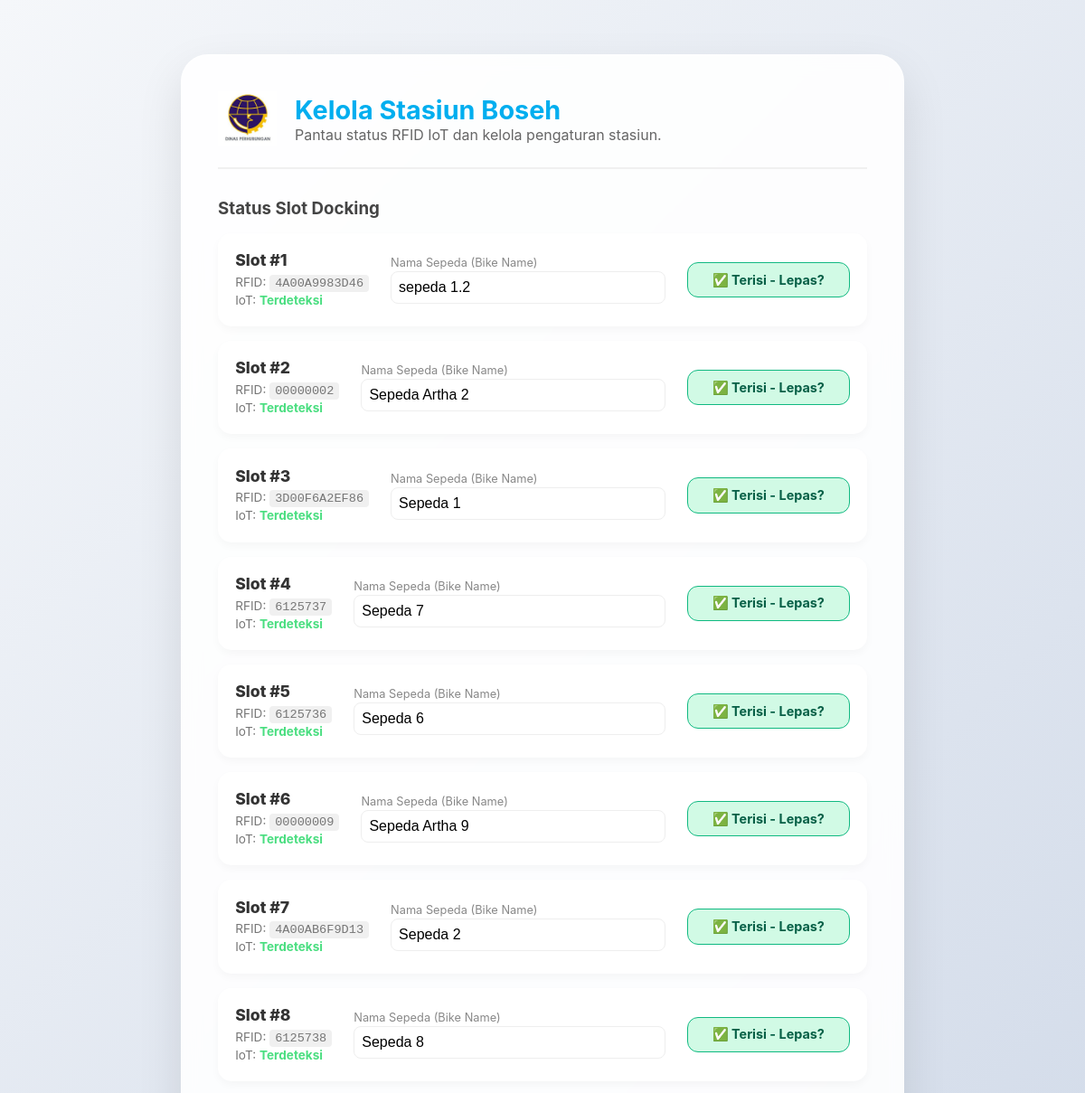
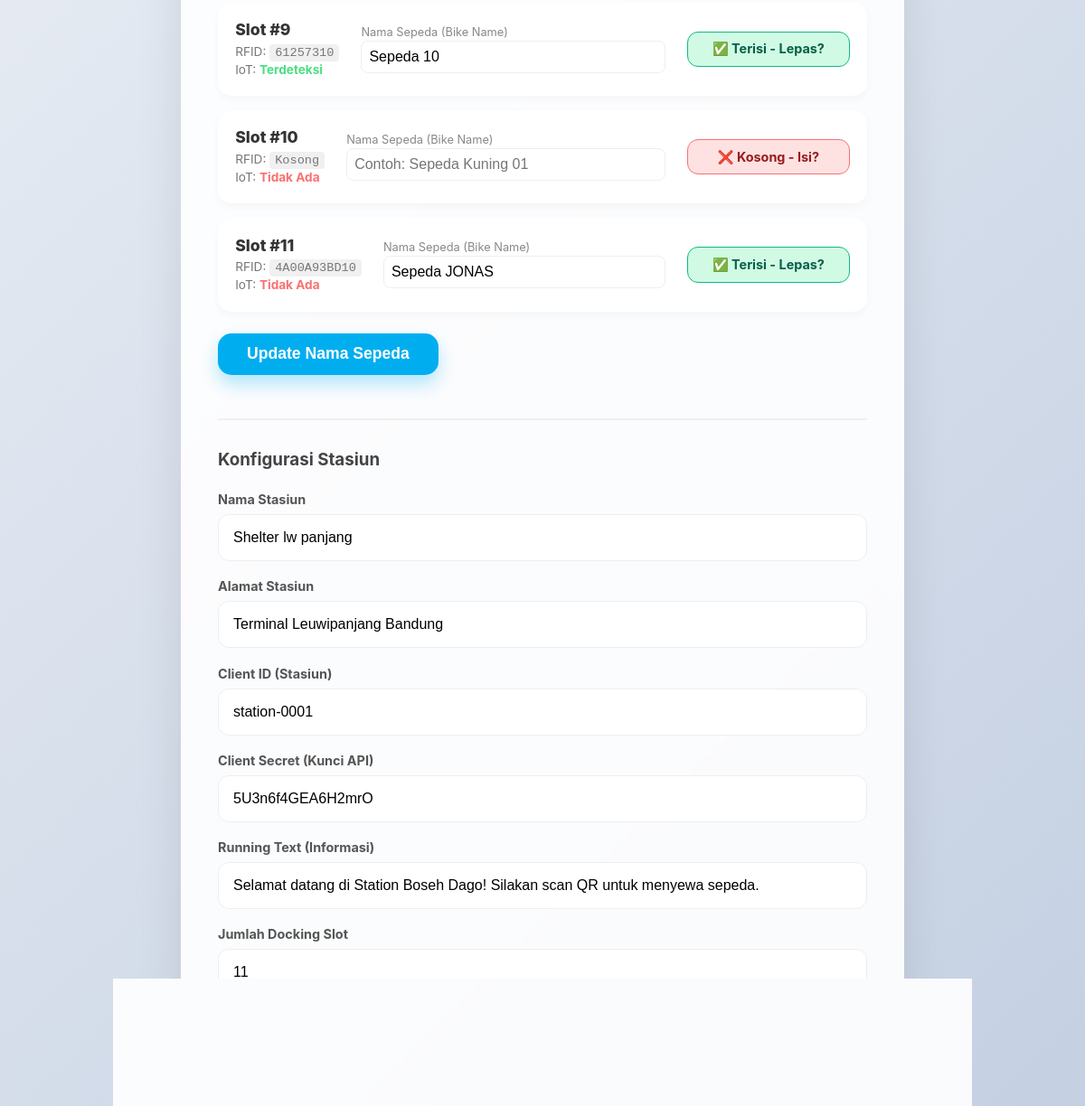
The page /admin on the database its author committed (2 pictures, top to bottom).
### tables this page shows
CREATE TABLE slots (
                id INTEGER PRIMARY KEY AUTOINCREMENT,
                slot_number INTEGER UNIQUE,
                has_bike BOOLEAN NOT NULL DEFAULT 1,
                rfid_tag TEXT,
                is_detected BOOLEAN DEFAULT 0,
                last_update TIMESTAMP DEFAULT CURRENT_TIMESTAMP
            , bike_status TEXT, maintenance BOOLEAN DEFAULT 0, ip_address TEXT, is_connected BOOLEAN DEFAULT 0, solenoid_status BOOLEAN DEFAULT 0, bike_name TEXT);

CREATE TABLE settings (
                key TEXT PRIMARY KEY,
                value TEXT
            );

CREATE TABLE api_credentials (
                id INTEGER PRIMARY KEY AUTOINCREMENT,
                base_url TEXT NOT NULL,
                client_id TEXT NOT NULL,
                client_secret TEXT NOT NULL
            , token TEXT);

### app.py (the view)
@app.route('/admin')
def admin():
    db = get_db()
    slots = db.execute('SELECT * FROM slots ORDER BY slot_number').fetchall()
    settings = db.execute('SELECT * FROM settings').fetchall()
    settings_dict = {s['key']: s['value'] for s in settings}
    api_creds_row = db.execute('SELECT * FROM api_credentials LIMIT 1').fetchone()
    api_creds = dict(api_creds_row) if api_creds_row else {'client_id': '', 'client_secret': ''}
    return render_template('admin.html', slots=slots, settings=settings_dict, api_creds=api_creds)

### app.py (called while the page is built)
def get_db():
    conn = sqlite3.connect(DATABASE, timeout=20)
    conn.row_factory = sqlite3.Row
    return conn

### templates/admin.html (shortened to what this page needs)
<!DOCTYPE html>
<html lang="id">
<head>
    <link rel="stylesheet" href="{{ url_for('static', filename='css/style.css') }}">
</head>
<body>
    <div class="admin-page">
        <div class="admin-header" style="display: flex; gap: 20px; align-items: center;">
            <img src="{{ url_for('static', filename='img/dishub_logo.png') }}" alt="DISHUB Logo" style="height: 60px; cursor: pointer;" onclick="toggleNavModal()">
            <div style="flex: 1;">
                <h1 style="color: var(--primary-blue); margin: 0; font-size: 1.8rem;">Kelola Stasiun Boseh</h1>
                <p style="color: #666; margin: 0;">Pantau status RFID IoT dan kelola pengaturan stasiun.</p>
            </div>
        </div>
        <h3 style="margin-bottom: 1rem; color: #444;">Status Slot Docking</h3>
        <form action="{{ url_for('update_bike_names') }}" method="POST">
            <ul class="slot-list">
                {% for slot in slots %}
                <li class="slot-item">
                    <div style="display: flex; flex-direction: column; gap: 0.3rem;">
                        <span style="font-size: 1.1rem; font-weight: 800;">Slot #{{ slot.slot_number }}</span>
                        <div style="font-size: 0.85rem; color: #777; line-height: 1.4;">
                            RFID: <code style="background: #f0f0f0; padding: 2px 6px; border-radius: 4px; font-family: monospace;">{{ slot.rfid_tag if slot.rfid_tag else 'Kosong' }}</code><br>
                            IoT: <span class="{{ 'iot-online' if slot.is_detected else 'iot-offline' }}" style="font-weight: 700;">
                                {{ 'Terdeteksi' if slot.is_detected else 'Tidak Ada' }}
                            </span>
                        </div>
                    </div>
                    <div style="flex: 1; margin: 0 1.5rem;">
                        <label style="display: block; font-size: 0.8rem; color: #888; margin-bottom: 2px;">Nama Sepeda (Bike Name)</label>
                        <input type="text" name="bike_name_{{ slot.id }}" value="{{ slot.bike_name if slot.bike_name else '' }}"
                               placeholder="Contoh: Sepeda Kuning 01" style="padding: 0.5rem; border-radius: 8px;">
                    </div>
                    <a href="{{ url_for('toggle_slot', slot_id=slot.id) }}"
                       class="status-badge {{ 'status-added' if slot.has_bike else 'status-removed' }}">
                        {{ '✅ Terisi - Lepas?' if slot.has_bike else '❌ Kosong - Isi?' }}
                    </a>
                </li>
                {% endfor %}
            </ul>
            <button type="submit" class="save-btn" style="width: auto; padding: 0.8rem 2rem; margin-top: 1.5rem;">Update Nama Sepeda</button>
        </form>
        <div style="margin-top: 3rem; padding-top: 2rem; border-top: 2px solid #f0f0f0;">
            <h3 style="color: #444; margin-bottom: 1.5rem;">Konfigurasi Stasiun</h3>
            <form action="{{ url_for('update_settings') }}" method="POST" style="display: flex; flex-direction: column; gap: 1.2rem;">
                <div>
                    <label style="display: block; font-weight: 700; margin-bottom: 0.5rem; color: #555; font-size: 0.9rem;">Nama Stasiun</label>
                    <input type="text" name="station_name" value="{{ settings.station_name }}" placeholder="Contoh: Station Dago">
                </div>
                <div>
                    <label style="display: block; font-weight: 700; margin-bottom: 0.5rem; color: #555; font-size: 0.9rem;">Alamat Stasiun</label>
                    <input type="text" name="station_address" value="{{ settings.station_address }}" placeholder="Alamat lengkap stasiun">
                </div>
                <div>
                    <label style="display: block; font-weight: 700; margin-bottom: 0.5rem; color: #555; font-size: 0.9rem;">Client ID (Stasiun)</label>
                    <input type="text" name="client_id" value="{{ api_creds.client_id }}" placeholder="Contoh: station-0001">
                </div>
                <div>
                    <label style="display: block; font-weight: 700; margin-bottom: 0.5rem; color: #555; font-size: 0.9rem;">Client Secret (Kunci API)</label>
                    <input type="text" name="client_secret" value="{{ api_creds.client_secret }}" placeholder="Masukkan kunci rahasia API">
                </div>
                <div>
                    <label style="display: block; font-weight: 700; margin-bottom: 0.5rem; color: #555; font-size: 0.9rem;">Running Text (Informasi)</label>
                    <input type="text" name="running_text" value="{{ settings.running_text }}" placeholder="Pesan berlari di dashboard">
                </div>
                <div>
                    <label style="display: block; font-weight: 700; margin-bottom: 0.5rem; color: #555; font-size: 0.9rem;">Jumlah Docking Slot</label>
                    <input type="number" name="total_slots" value="{{ settings.total_slots }}" min="1" max="24">
                </div>
                <button type="submit" class="save-btn">Simpan Semua Perubahan</button>
            </form>
        </div>
    </div>
</body>
</html>

### static/css/style.css (style rules this page uses)
:root { --primary-blue: #00AEEF; --dark-blue: #0056b3; --light-blue: #E1F5FE; --glass-bg: rgba(255, 255, 255, 0.8); --accent-yellow: #FFD700; --gray-bg: #f5f7fa; --text-dark: #333; --shadow: 0 8px 32px 0 rgba(31, 38, 135, 0.15); }
.iot-online { color: #4ade80; }
.iot-offline { color: #f87171; }
* { margin: 0; padding: 0; box-sizing: border-box; }
body { font-family: 'Inter', sans-serif; background-color: #fff; background-image: linear-gradient(rgba(0, 174, 239, 0.05) 1px, transparent 1px), linear-gradient(90deg, rgba(0, 174, 239, 0.05) 1px, transparent 1px); background-size: 40px 40px; height: 100vh; display: flex; justify-content: center; align-items: center; color: var(--text-dark); }

### templates/admin.html (style rules this page uses)
:root { --primary-blue: #00aeef; --bg-glass: rgba(255, 255, 255, 0.9); }
html, body { height: auto !important; overflow-y: auto !important; }
body { background: linear-gradient(135deg, #f5f7fa 0%, #c3cfe2 100%) !important; min-height: 100vh !important; height: auto !important; display: block !important; padding: 20px; }
.admin-page { max-width: 800px; width: 100%; margin: 40px auto; background: var(--bg-glass); backdrop-filter: blur(10px); padding: 2.5rem; border-radius: 30px; box-shadow: 0 20px 50px rgba(0,0,0,0.1); border: 1px solid rgba(255,255,255,0.5); }
.admin-header { margin-bottom: 2rem; border-bottom: 2px solid #f0f0f0; padding-bottom: 1.5rem; }
.slot-list { list-style: none; padding: 0; display: grid; gap: 1rem; }
.slot-item { display: flex; justify-content: space-between; align-items: center; padding: 1.2rem; background: white; border-radius: 15px; box-shadow: 0 4px 10px rgba(0,0,0,0.03); transition: transform 0.2s; }
.status-badge { padding: 0.6rem 1.2rem; border-radius: 12px; font-weight: 700; text-decoration: none; font-size: 0.9rem; text-align: center; min-width: 180px; }
.status-added { background: #d1fae5; color: #065f46; border: 1px solid #10b981; }
.status-removed { background: #fee2e2; color: #991b1b; border: 1px solid #f87171; }
input, select { width: 100%; padding: 1rem; border-radius: 12px; border: 1.5px solid #eee; font-size: 1rem; transition: border-color 0.2s; outline: none; background: white; }
.save-btn { background: var(--primary-blue); color: white; border: none; padding: 1.2rem; border-radius: 15px; font-weight: 800; font-size: 1.1rem; cursor: pointer; transition: all 0.3s; margin-top: 1rem; box-shadow: 0 10px 20px rgba(0, 174, 239, 0.3); }

### rows shown on the page
slots: slot_number "1", rfid_tag "4A00A9983D46", is_detected "Terdeteksi", bike_name "sepeda 1.2", has_bike "✅ Terisi - Lepas?"
slots: slot_number "2", rfid_tag "00000002", is_detected "Terdeteksi", bike_name "Sepeda Artha 2", has_bike "✅ Terisi - Lepas?"
slots: slot_number "3", rfid_tag "3D00F6A2EF86", is_detected "Terdeteksi", bike_name "Sepeda 1", has_bike "✅ Terisi - Lepas?"
slots: slot_number "4", rfid_tag "6125737", is_detected "Terdeteksi", bike_name "Sepeda 7", has_bike "✅ Terisi - Lepas?"
slots: slot_number "5", rfid_tag "6125736", is_detected "Terdeteksi", bike_name "Sepeda 6", has_bike "✅ Terisi - Lepas?"
slots: slot_number "6", rfid_tag "00000009", is_detected "Terdeteksi", bike_name "Sepeda Artha 9", has_bike "✅ Terisi - Lepas?"
slots: slot_number "7", rfid_tag "4A00AB6F9D13", is_detected "Terdeteksi", bike_name "Sepeda 2", has_bike "✅ Terisi - Lepas?"
slots: slot_number "8", rfid_tag "6125738", is_detected "Terdeteksi", bike_name "Sepeda 8", has_bike "✅ Terisi - Lepas?"
slots: slot_number "9", rfid_tag "61257310", is_detected "Terdeteksi", bike_name "Sepeda 10", has_bike "✅ Terisi - Lepas?"
slots: slot_number "10", rfid_tag "Kosong", is_detected "Tidak Ada", has_bike "❌ Kosong - Isi?"
slots: slot_number "11", rfid_tag "4A00A93BD10", is_detected "Tidak Ada", bike_name "Sepeda JONAS", has_bike "✅ Terisi - Lepas?"
settings: station_name "Shelter lw panjang"
settings: station_address "Terminal Leuwipanjang Bandung"
api_credentials: client_id "station-0001", client_secret "5U3n6f4GEA6H2mrO"
settings: running_text "Selamat datang di Station Boseh Dago! Silakan scan QR untuk menyewa sepeda."
settings: total_slots "11"
